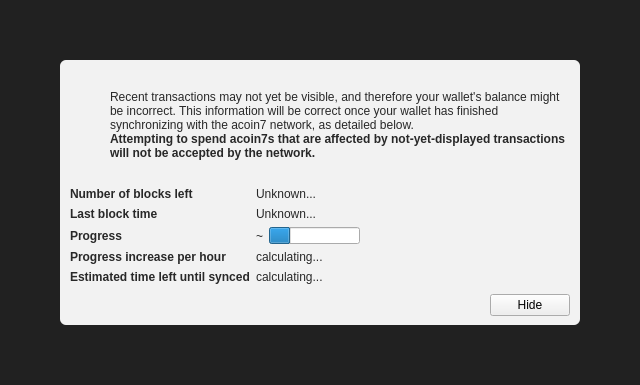
<?xml version="1.0" encoding="UTF-8"?>
<ui version="4.0">
 <class>ModalOverlay</class>
 <widget class="ModalOverlay" name="ModalOverlay">
  <property name="geometry">
   <rect>
    <x>0</x>
    <y>0</y>
    <width>640</width>
    <height>385</height>
   </rect>
  </property>
  <property name="windowTitle">
   <string>Form</string>
  </property>
  <layout class="QVBoxLayout" name="verticalLayout" stretch="0">
   <property name="sizeConstraint">
    <enum>QLayout::SetDefaultConstraint</enum>
   </property>
   <property name="leftMargin">
    <number>0</number>
   </property>
   <property name="topMargin">
    <number>0</number>
   </property>
   <property name="rightMargin">
    <number>0</number>
   </property>
   <property name="bottomMargin">
    <number>0</number>
   </property>
   <item>
    <widget class="QWidget" name="bgWidget" native="true">
     <property name="styleSheet">
      <string notr="true">#bgWidget { background: rgba(0,0,0,220); }</string>
     </property>
     <layout class="QVBoxLayout" name="verticalLayoutMain" stretch="1">
      <property name="leftMargin">
       <number>60</number>
      </property>
      <property name="topMargin">
       <number>60</number>
      </property>
      <property name="rightMargin">
       <number>60</number>
      </property>
      <property name="bottomMargin">
       <number>60</number>
      </property>
      <item>
       <widget class="QWidget" name="contentWidget" native="true">
        <property name="styleSheet">
         <string notr="true">#contentWidget { background: rgba(255,255,255,240); border-radius: 6px; }

QLabel { color: rgb(40,40,40);  }</string>
        </property>
        <layout class="QVBoxLayout" name="verticalLayoutSub" stretch="1,0,0,0">
         <property name="spacing">
          <number>0</number>
         </property>
         <property name="leftMargin">
          <number>10</number>
         </property>
         <property name="topMargin">
          <number>10</number>
         </property>
         <property name="rightMargin">
          <number>10</number>
         </property>
         <property name="bottomMargin">
          <number>10</number>
         </property>
         <item>
          <layout class="QHBoxLayout" name="horizontalLayoutIconText" stretch="0,1">
           <property name="topMargin">
            <number>20</number>
           </property>
           <item>
            <layout class="QVBoxLayout" name="verticalLayoutIcon">
             <property name="leftMargin">
              <number>0</number>
             </property>
             <item>
              <widget class="QPushButton" name="warningIcon">
               <property name="enabled">
                <bool>false</bool>
               </property>
               <property name="text">
                <string/>
               </property>
               <property name="icon">
                <iconset>
                 <normaloff>:/icons/warning</normaloff>
                 <disabledoff>:/icons/warning</disabledoff>:/icons/warning</iconset>
               </property>
               <property name="iconSize">
                <size>
                 <width>48</width>
                 <height>48</height>
                </size>
               </property>
               <property name="flat">
                <bool>true</bool>
               </property>
              </widget>
             </item>
             <item>
              <spacer name="verticalSpacerWarningIcon">
               <property name="orientation">
                <enum>Qt::Vertical</enum>
               </property>
               <property name="sizeHint" stdset="0">
                <size>
                 <width>20</width>
                 <height>40</height>
                </size>
               </property>
              </spacer>
             </item>
            </layout>
           </item>
           <item>
            <layout class="QVBoxLayout" name="verticalLayoutInfoText">
             <property name="leftMargin">
              <number>0</number>
             </property>
             <property name="topMargin">
              <number>0</number>
             </property>
             <item>
              <widget class="QLabel" name="infoText">
               <property name="text">
                <string>Recent transactions may not yet be visible, and therefore your wallet's balance might be incorrect. This information will be correct once your wallet has finished synchronizing with the acoin7 network, as detailed below.</string>
               </property>
               <property name="textFormat">
                <enum>Qt::RichText</enum>
               </property>
               <property name="wordWrap">
                <bool>true</bool>
               </property>
              </widget>
             </item>
             <item>
              <widget class="QLabel" name="infoTextStrong">
               <property name="font">
                <font>
                 <weight>75</weight>
                 <bold>true</bold>
                </font>
               </property>
               <property name="text">
                <string>Attempting to spend acoin7s that are affected by not-yet-displayed transactions will not be accepted by the network.</string>
               </property>
               <property name="textFormat">
                <enum>Qt::RichText</enum>
               </property>
               <property name="wordWrap">
                <bool>true</bool>
               </property>
              </widget>
             </item>
             <item>
              <spacer name="verticalSpacerInTextSpace">
               <property name="orientation">
                <enum>Qt::Vertical</enum>
               </property>
               <property name="sizeHint" stdset="0">
                <size>
                 <width>20</width>
                 <height>40</height>
                </size>
               </property>
              </spacer>
             </item>
            </layout>
           </item>
          </layout>
         </item>
         <item>
          <spacer name="verticalSpacerAfterText">
           <property name="orientation">
            <enum>Qt::Vertical</enum>
           </property>
           <property name="sizeHint" stdset="0">
            <size>
             <width>20</width>
             <height>40</height>
            </size>
           </property>
          </spacer>
         </item>
         <item>
          <layout class="QFormLayout" name="formLayout">
           <property name="fieldGrowthPolicy">
            <enum>QFormLayout::FieldsStayAtSizeHint</enum>
           </property>
           <property name="horizontalSpacing">
            <number>6</number>
           </property>
           <property name="verticalSpacing">
            <number>6</number>
           </property>
           <property name="topMargin">
            <number>10</number>
           </property>
           <item row="0" column="0">
            <widget class="QLabel" name="labelNumberOfBlocksLeft">
             <property name="font">
              <font>
               <weight>75</weight>
               <bold>true</bold>
              </font>
             </property>
             <property name="text">
              <string>Number of blocks left</string>
             </property>
            </widget>
           </item>
           <item row="0" column="1">
            <widget class="QLabel" name="numberOfBlocksLeft">
             <property name="text">
              <string>Unknown...</string>
             </property>
            </widget>
           </item>
           <item row="1" column="0">
            <widget class="QLabel" name="labelLastBlockTime">
             <property name="font">
              <font>
               <weight>75</weight>
               <bold>true</bold>
              </font>
             </property>
             <property name="text">
              <string>Last block time</string>
             </property>
            </widget>
           </item>
           <item row="1" column="1">
            <widget class="QLabel" name="newestBlockDate">
             <property name="sizePolicy">
              <sizepolicy hsizetype="Maximum" vsizetype="Preferred">
               <horstretch>0</horstretch>
               <verstretch>0</verstretch>
              </sizepolicy>
             </property>
             <property name="text">
              <string>Unknown...</string>
             </property>
            </widget>
           </item>
           <item row="2" column="0">
            <widget class="QLabel" name="labelSyncDone">
             <property name="font">
              <font>
               <weight>75</weight>
               <bold>true</bold>
              </font>
             </property>
             <property name="text">
              <string>Progress</string>
             </property>
            </widget>
           </item>
           <item row="2" column="1">
            <layout class="QHBoxLayout" name="horizontalLayoutSync" stretch="0,1">
             <item>
              <widget class="QLabel" name="percentageProgress">
               <property name="text">
                <string notr="true">~</string>
               </property>
              </widget>
             </item>
             <item>
              <widget class="QProgressBar" name="progressBar">
               <property name="value">
                <number>24</number>
               </property>
               <property name="format">
                <string/>
               </property>
              </widget>
             </item>
            </layout>
           </item>
           <item row="4" column="0">
            <widget class="QLabel" name="labelProgressIncrease">
             <property name="font">
              <font>
               <weight>75</weight>
               <bold>true</bold>
              </font>
             </property>
             <property name="text">
              <string>Progress increase per hour</string>
             </property>
            </widget>
           </item>
           <item row="4" column="1">
            <widget class="QLabel" name="progressIncreasePerH">
             <property name="text">
              <string>calculating...</string>
             </property>
            </widget>
           </item>
           <item row="5" column="0">
            <widget class="QLabel" name="labelEstimatedTimeLeft">
             <property name="font">
              <font>
               <weight>75</weight>
               <bold>true</bold>
              </font>
             </property>
             <property name="text">
              <string>Estimated time left until synced</string>
             </property>
            </widget>
           </item>
           <item row="5" column="1">
            <widget class="QLabel" name="expectedTimeLeft">
             <property name="text">
              <string>calculating...</string>
             </property>
            </widget>
           </item>
          </layout>
         </item>
         <item>
          <layout class="QHBoxLayout" name="horizontalLayoutButtons">
           <property name="leftMargin">
            <number>10</number>
           </property>
           <property name="topMargin">
            <number>10</number>
           </property>
           <item>
            <spacer name="horizontalSpacer">
             <property name="orientation">
              <enum>Qt::Horizontal</enum>
             </property>
             <property name="sizeHint" stdset="0">
              <size>
               <width>40</width>
               <height>20</height>
              </size>
             </property>
            </spacer>
           </item>
           <item>
            <widget class="QPushButton" name="closeButton">
             <property name="text">
              <string>Hide</string>
             </property>
            </widget>
           </item>
          </layout>
         </item>
        </layout>
       </widget>
      </item>
     </layout>
    </widget>
   </item>
  </layout>
 </widget>
 <customwidgets>
  <customwidget>
   <class>ModalOverlay</class>
   <extends>QWidget</extends>
   <header>modaloverlay.h</header>
   <container>1</container>
  </customwidget>
 </customwidgets>
 <resources/>
 <connections/>
</ui>
